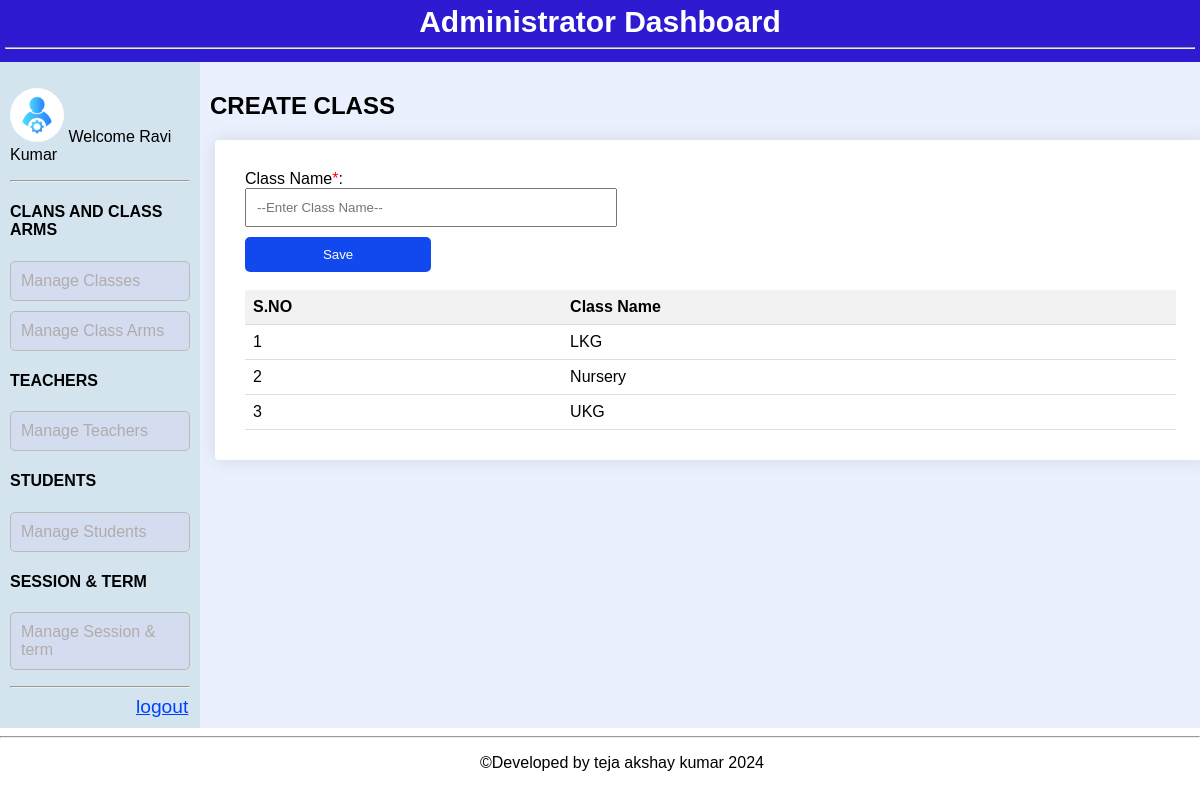
/manageclasses.php (signed in), run on the app's committed database.
### tables this page shows
CREATE TABLE `class` (
  `CLASSNAME` varchar(50) NOT NULL,
  `EMAILID` varchar(100) DEFAULT NULL
);

### manageclasses.php (the view, shortened to what this page needs)
<?php
require_once "handlers/dbh.php";
$emailid=$_SESSION['emailid'];
$query = "SELECT classname FROM class where emailid=?";
    $stmt = $pdo->prepare($query);
    $stmt->execute([$emailid]);
    $classnames = $stmt->fetchAll(PDO::FETCH_ASSOC);
    $query = "select firstname,lastname FROM admin where emailid=?";
    $stmt7 = $pdo->prepare($query);
    $stmt7->execute([$emailid]);
    $details= $stmt7->fetchAll(PDO::FETCH_ASSOC);
    $fn=$details[0]['firstname'];
    $ln=$details[0]['lastname'];
?>
<!DOCTYPE html>
<html lang="en">
<head>
    <link rel="stylesheet" href="style1.css">
</head>
<body>
<header>
        <h1>Administrator Dashboard</h1>
       <hr>
</header>
<main>
    <div class="container">
        <div class="panel panel1">
        <p>  <img src="images/admin.png" alt="Your Wellness, Our Priority" class="alogo">
        <?php echo "<span >"  ."Welcome ".$fn." ".$ln. "</span>"; ?></p>
    <hr>
        <div>
        <h4>CLANS AND CLASS ARMS</h4>
        <ul class="item-list">
                <li><a href="manageclasses.php?emailid=$emailid">Manage Classes</a></li>
                <li><a href="manageclassarm.php?emailid=$emailid">Manage Class Arms</a></li>
            </ul>
        </div>
        <div>
        <h4>TEACHERS</h4>
        <ul class="item-list">
                <li><a href="manageteachers.php?emailid=$emailid">Manage Teachers</a></li>
            </ul>
        </div>
        <div>
        <h4>STUDENTS</h4>
        <ul class="item-list">
                <li><a href="createstudents.php?emailid=$emailid">Manage Students</a></li>
            </ul>
        </div>
        <div>
        <h4>SESSION & TERM</h4>
        <ul class="item-list">
                <li><a href="createsessions.php?emailid=$emailid">Manage Session & term</a></li>
            </ul>
        </div>
        <hr>
        <a class="log" href="logout.php">logout</a>
        </div>
        <div class="panel panel2">
            <h2>CREATE CLASS</h2>
            <form id="class" action="" method="post">
            <div class="board2">
                <div class="student-info">
                    <label for="classname">Class Name<span class="required">*</span>:</label><br>
                    <input type="text" id="classname" name="classname" placeholder="--Enter Class Name--" required><br>
                    <button>Save</button>
                    <br><br>
                    <table>
                    <thead>
                        <tr>
                            <th>S.NO</th>
                            <th>Class Name</th>
                        </tr>
                    </thead>
                    <tbody>
                    <?php
                    $i=1;
                        foreach ($classnames as $row) {
                            echo "<tr>";
                            echo "<td>$i</td>";
                            echo "<td>" . $row['classname'] . "</td>";
                            echo "</tr>";
                            $i++;
                        }
                        ?>
                    </tbody>
                </table>
                </div>
            </div>
            </form>
            <br>
        </div>
    </div>
    </main>
    <footer>
        <hr>
        <p class="copyright">&copy;Developed by teja akshay kumar 2024</p>
    </footer>
    </body>
    </html>

### style1.css (style rules this page uses)
body, html { margin: 0; padding: 0; height: 100%; font-family: Arial, sans-serif; }
.container { display: flex; height: 100%; }
.panel { padding: 10px; box-sizing: border-box; }
.panel1 { width: 16.6666667%; background-color: #d3e4ef; }
.panel2 { width: 83.3333333%; background-color: #ebf0fe; }
.item-list { list-style-type: none; padding: 0; }
.item-list li { margin-bottom: 10px; background-color: #d4ddef; border-radius: 5px; }
.copyright { margin-left: 40%; }
.item-list li a { display: block; padding: 10px; border: 1px solid #bbb9b9; border-radius: 5px; text-decoration: none; color: #b0acac; transition: background-color 0.3s ease; }
header { background-color: #2e1bd1; padding: 5px; }
.alogo { width: 30%; margin-top: px; border-radius: 100%; }
header h1 { color: #ffffff; font-size: 30px; margin: 0; text-align: center; }
.board2 { background-color: rgb(255, 255, 255); border-radius: 4px; box-shadow: 0 0 20px rgba(0, 0, 0, 0.1); padding: 30px; width: 95%; text-align: left; margin: 5px; }
.log { color: rgb(0, 64, 255); font-size: larger; margin-left: 70%; }
input { width: 40%; padding: 10px; margin-bottom: 10px; box-sizing: border-box; }
.required { color: red; }
button { background-color: #1249ee; color: white; padding: 10px; border: none; width: 20%; border-radius: 5px; cursor: pointer; text-align: center; }

### manageclasses.php (style rules this page uses)
table { width: 100%; border-collapse: collapse; }
th, td { padding: 8px; text-align: left; border-bottom: 1px solid #ddd; }
th { background-color: #f2f2f2; }

### data on the page
class: CLASSNAME "LKG"
class: CLASSNAME "Nursery"
class: CLASSNAME "UKG"

### other printed values
$fn "Ravi"
$ln "Kumar"
